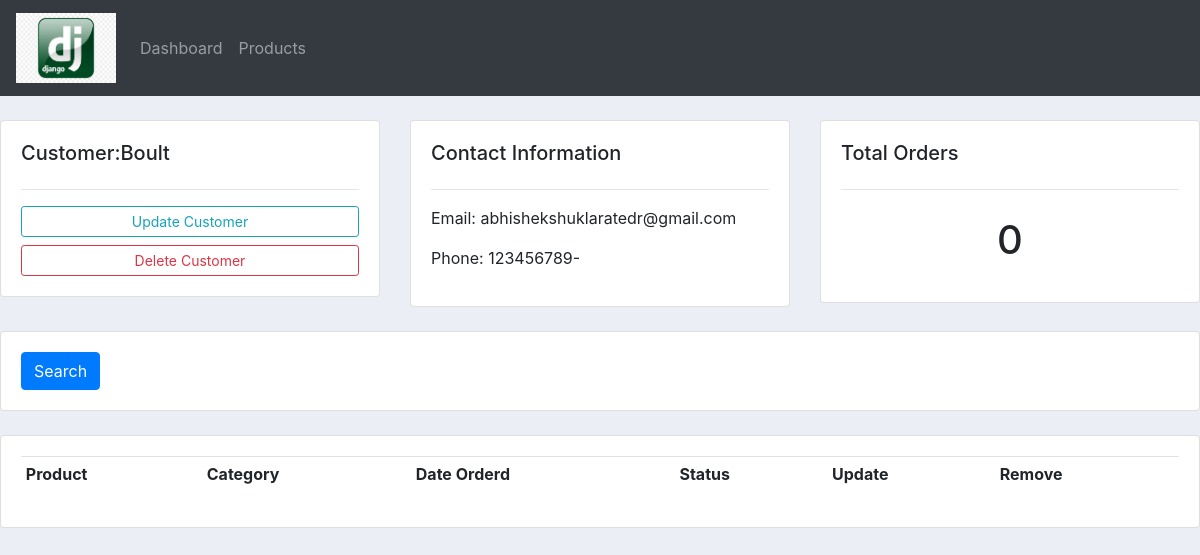
/customer/1, run on an earlier commit of the app's database.
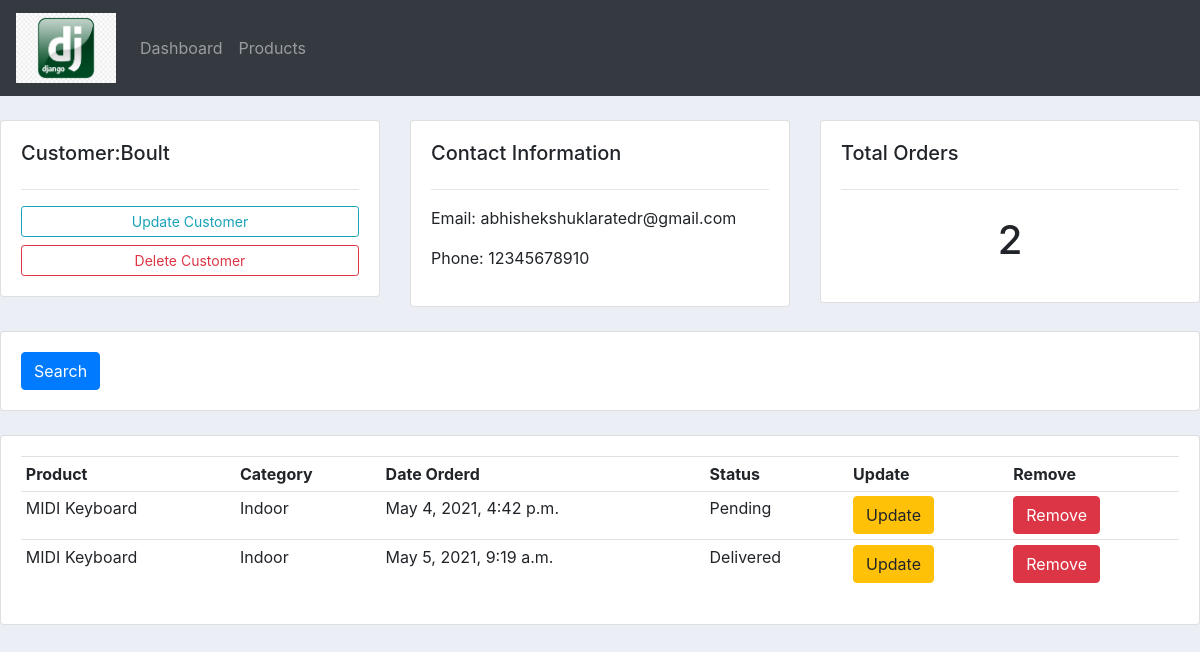
And on a later commit of the database.
### accounts/models.py (models this page shows, shortened)
class Customer(models.Model):
    name = models.CharField(max_length=200, null=True)
    phone = models.CharField(max_length=200, null=True)
    email = models.CharField(max_length=200, null=True)
    date_created = models.DateTimeField(auto_now_add=True)

class Order(models.Model):
    STATUS = (
        ('Pending', 'Pending'),
        ('Out for Delivery', 'Out for Delivery'),
        ('Delivered', 'Delivered')
    )
    customer = models.ForeignKey(
        'Customer', null=True, on_delete=models.SET_NULL)
    product = models.ForeignKey(
        'Product', null=True, on_delete=models.SET_NULL)
    date_created = models.DateTimeField(auto_now_add=True)
    status = models.CharField(max_length=200, null=True, choices=STATUS)

class Product(models.Model):
    CATEGORY = (
        ('Indoor', 'Indoor'),
        ('Outoor', 'Outoor')
    )
    name = models.CharField(max_length=200, null=True)
    price = models.FloatField(null=True)
    category = models.CharField(max_length=200, null=True, choices=CATEGORY)
    description = models.CharField(max_length=200, null=True)
    date_created = models.DateTimeField(auto_now_add=True)
    tags = models.ManyToManyField("Tag")
    def __str__(self):
        return self.name

### accounts/views.py (the view)
# urls.py: path('customer/<str:pk>', views.customer),
def customer(request, pk):
    customer = Customer.objects.get(id=pk)
    orders = customer.order_set.all()
    orders_count = orders.count()
    context = {'customer': customer, 'orders': orders,
               'orders_count': orders_count}
    return render(request, 'accounts/customers.html', context)

### accounts/templates/accounts/customers.html
{% extends 'accounts/main.html' %}
{% block content %}
<br>
<div class="row">
    <div class="col-md">
        <div class="card card-body">
            <h5>Customer:{{customer.name}}</h5>
            <hr>
            <a class="btn btn-outline-info  btn-sm btn-block" href="">Update Customer</a>
            <a class="btn btn-outline-danger  btn-sm btn-block" href="">Delete Customer</a>
        </div>
    </div>
    <div class="col-md">
        <div class="card card-body">
            <h5>Contact Information</h5>
            <hr>
            <p>Email: {{customer.email}}</p>
            <p>Phone: {{customer.phone}}</p>
        </div>
    </div>
    <div class="col-md">
        <div class="card card-body">
            <h5>Total Orders</h5>
            <hr>
            <h1 style="text-align: center;padding: 10px">{{orders_count}}</h1>
        </div>
    </div>
</div>
<br>
<div class="row">
    <div class="col">
        <div class="card card-body">
            <form method="get">
                <button class="btn btn-primary" type="submit">Search</button>
            </form>
        </div>
    </div>
</div>
<br>
<div class="row">
    <div class="col-md">
        <div class="card card-body">
            <table class="table table-sm">
                <tr>
                    <th>Product</th>
                    <th>Category</th>
                    <th>Date Orderd</th>
                    <th>Status</th>
                    <th>Update</th>
                    <th>Remove</th>
                </tr>
                {% for order in orders %}
                <tr>
                    <td>{{order.product}}</td>
                    <td>{{order.product.category}}</td>
                    <td>{{order.date_created}}</td>
                    <td>{{order.status}}</td>
                    <td><a href="" class="btn btn-warning">Update</a></td>
                    <td><a href="" class="btn btn-danger">Remove</a></td>
                </tr>
                {% endfor %}
            </table>
        </div>
    </div>
</div>
{% endblock %}

What changed in the data, as far as the page shows it:
changed Customer "Boult": phone "123456789-" → "12345678910"
added Order: product "MIDI Keyboard", product.category "Indoor", date_created "May 4, 2021, 4:42 p.m.", status "Pending"
added Order: product "MIDI Keyboard", product.category "Indoor", date_created "May 5, 2021, 9:19 a.m.", status "Delivered"
Also different on the page:
{{ orders_count }}: "0" → "2"
